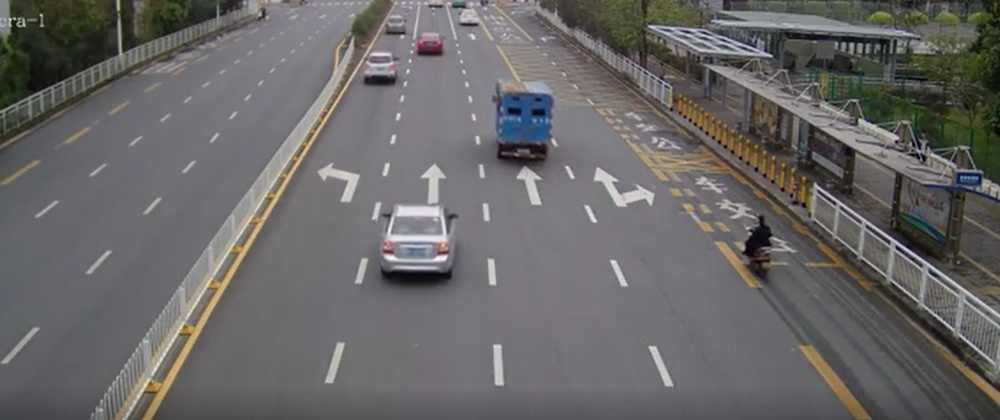
#> input picture car.jpg, 1000 x 420 px, shrunk from 1624 x 682 before the run, given in place of the camera
$ python canshift.py
#> lines starting #> are read from the running program, lines starting #| are printed output that depends on the picture; after the words box and inside, x2 and y2 are one past the last pixel; in counts of white or black regions, pixels touching at a corner belong together
import cv2
import numpy as np

# 设置初始化的窗口位置
r,h,c,w = 0,100,0,100 # 设置初试窗口位置和大小
track_window = (c,r,w,h)

cap = cv2.VideoCapture(0)

ret, frame= cap.read()
#> frame is the input picture: shape (420, 1000, 3); mean B, G, R 102.8, 103.1, 104.8

# 设置追踪的区域
roi = frame[r:r+h, c:c+w]
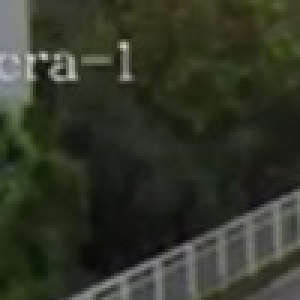
#> roi: shape (100, 100, 3) (shown 3 times larger); mean B, G, R 40.8, 53.9, 50
# roi区域的hsv图像
hsv_roi = cv2.cvtColor(frame, cv2.COLOR_BGR2HSV)
#> hsv_roi: shape (420, 1000, 3); mean H, S, V 96, 25.5, 108.3
# 取值hsv值在(0,60,32)到(180,255,255)之间的部分
mask = cv2.inRange(hsv_roi, np.array((0., 60.,32.)), np.array((180.,255.,255.)))
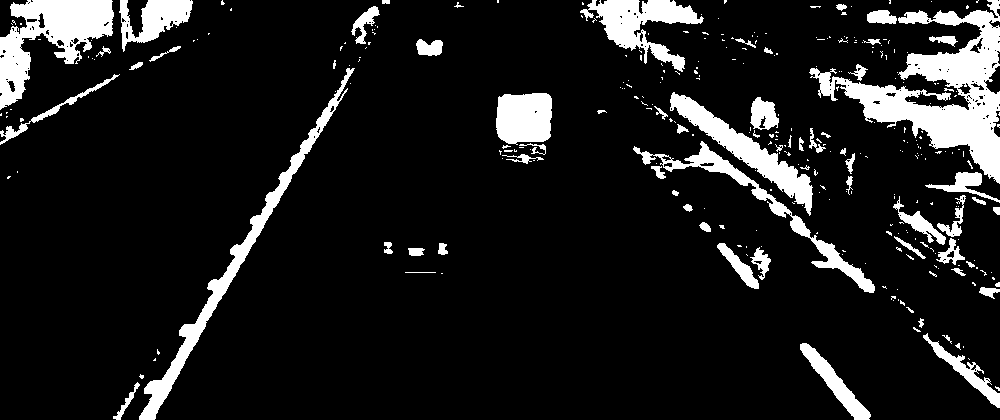
#> mask: shape (420, 1000); 11.4% white; 315 white regions (248 under 20 px), largest, box (x1, y1, x2, y2) and area: (809, 0, 1000, 184) 11396, (0, 0, 114, 110) 5649, (139, 68, 355, 420) 4608
# 计算直方图,参数为 图片(可多)，通道数，蒙板区域，直方图长度，范围
roi_hist = cv2.calcHist([hsv_roi],[0],mask,[180],[0,180])
#> roi_hist = 180 values, max 2934 at index 35, min 0 at index 126, mean 266
# 归一化
cv2.normalize(roi_hist,roi_hist,0,255,cv2.NORM_MINMAX)

# 设置终止条件，迭代10次或者至少移动1次
term_crit = ( cv2.TERM_CRITERIA_EPS | cv2.TERM_CRITERIA_COUNT, 10, 1 )

while(1):
    ret, frame = cap.read()
    if ret == True:
        # 计算每一帧的hsv图像
        hsv = cv2.cvtColor(frame, cv2.COLOR_BGR2HSV)
        # 计算反向投影
        dst = cv2.calcBackProject([hsv],[0],roi_hist,[0,180],1)
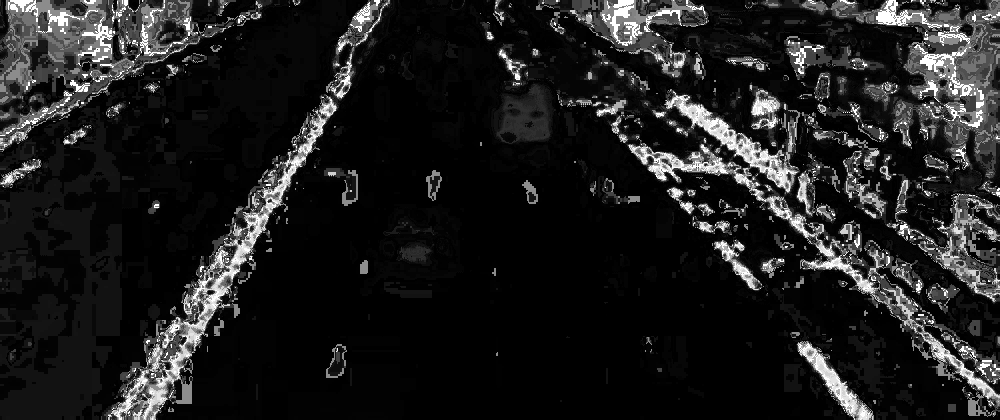
#> dst: shape (420, 1000); min 0, max 255, mean 30.2

        # 调用meanShift算法在dst中寻找目标窗口，找到后返回目标窗口
        ret, track_window = cv2.CamShift(dst, track_window, term_crit)
#> ret = ((65, 63.5), (132.2, 136.1), 70.62); track_window = (0, 0, 130, 127)
        # Draw it on image
        pts = cv2.boxPoints(ret)
#> pts = [[-21.13, 23.71], [107.3, -21.45], [151.1, 103.3], [22.74, 148.4]]
        pts = np.int0(pts)
#> pts = [[-21, 23], [107, -21], [151, 103], [22, 148]]
        img2 = cv2.polylines(frame,[pts],True, 255,2)
        cv2.imshow('img2',img2)


    if cv2.waitKey(1) & 0xFF == ord('q'):
#> (key q is pressed here)
        break
cap.release()
cv2.destroyAllWindows()

$ run again, on tsm.jpg
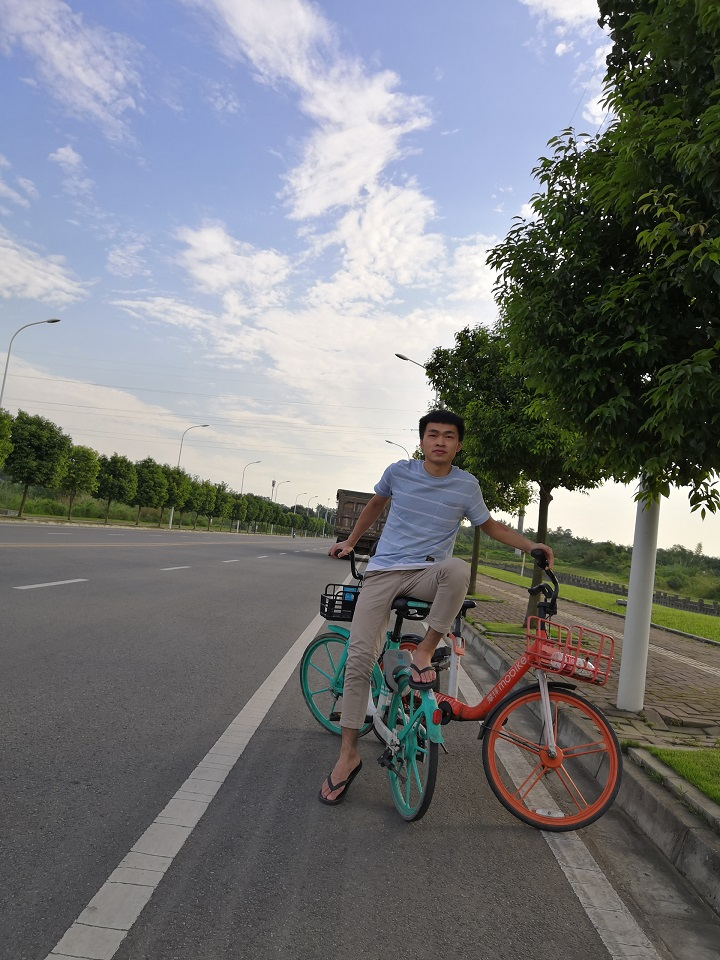
#> input picture tsm.jpg, 720 x 960 px, given in place of the camera
#> frame is the input picture: shape (960, 720, 3); mean B, G, R 123, 121, 118.9
#> hsv_roi: shape (960, 720, 3); mean H, S, V 70.2, 52.8, 132.5
#> `mask = cv2.inRange(hsv_roi, np.array((0., 60.,32.)), np.array((180.,25..`:
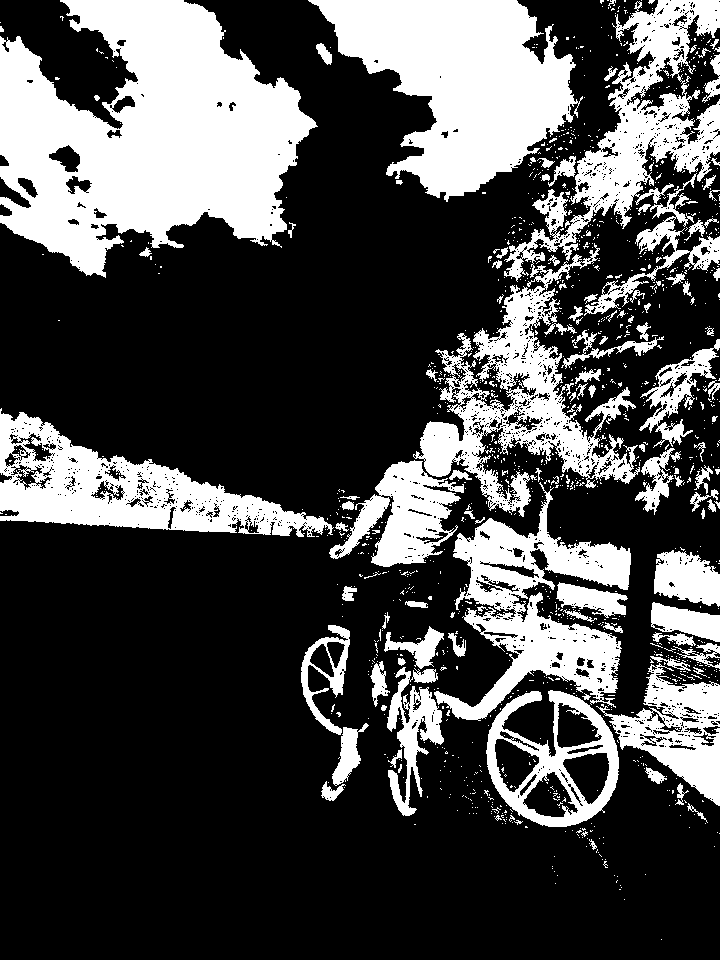
#> mask: shape (960, 720); 29.3% white; 1247 white regions (1130 under 20 px), largest, box (x1, y1, x2, y2) and area: (0, 0, 318, 278) 54067, (413, 0, 720, 517) 33396, (308, 0, 583, 202) 30139
#> roi_hist = 180 values, max 45035 at index 112, min 0 at index 58, mean 1125.8
#> `dst = cv2.calcBackProject([hsv],[0],roi_hist,[0,180],1)`:
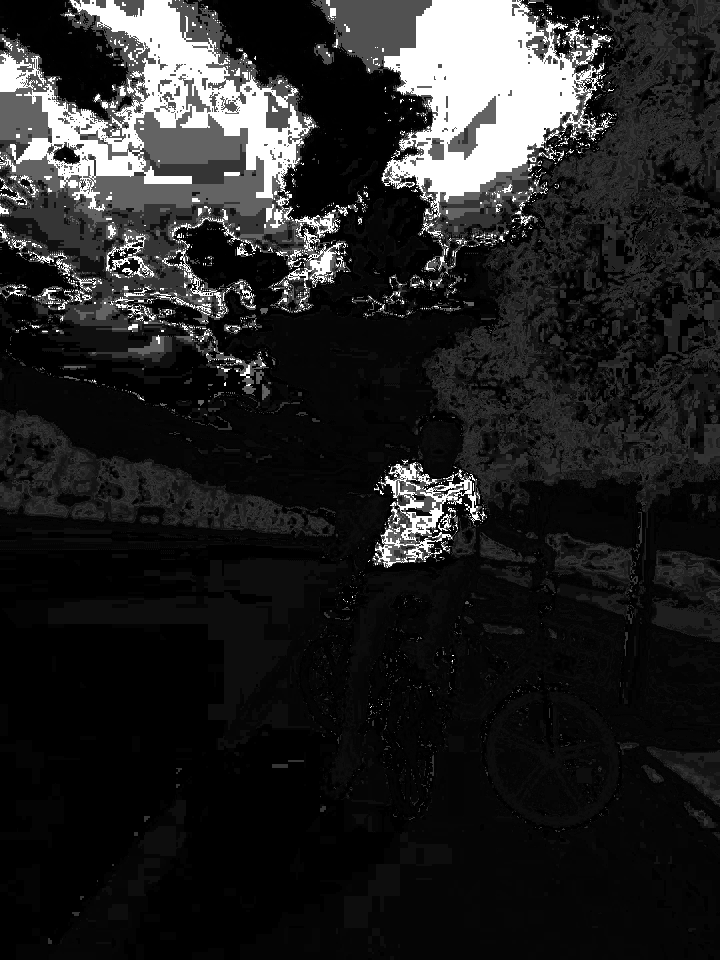
#> dst: shape (960, 720); min 0, max 255, mean 35.9
#> ret = ((60, 137), (109.2, 149.3), 127.9); track_window = (0, 90, 120, 94)
#> `pts = cv2.boxPoints(ret)`: pts = [[34.63, 48.05], [152.5, 139.8], [85.37, 225.9], [-32.46, 134.2]]
#> `pts = np.int0(pts)`: pts = [[34, 48], [152, 139], [85, 225], [-32, 134]]

$ run again, on tsm_res.jpg
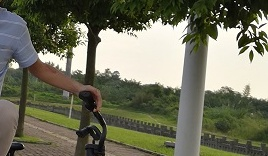
#> input picture tsm_res.jpg, 268 x 156 px, given in place of the camera
#> frame is the input picture: shape (156, 268, 3); mean B, G, R 94.7, 113.9, 113.3
#> hsv_roi: shape (156, 268, 3); mean H, S, V 35.9, 76.2, 117.4
#> `mask = cv2.inRange(hsv_roi, np.array((0., 60.,32.)), np.array((180.,25..`:
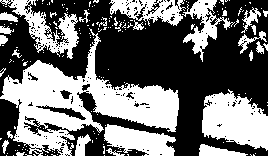
#> mask: shape (156, 268); 43.1% white; 180 white regions (152 under 20 px), largest, box (x1, y1, x2, y2) and area: (0, 28, 179, 156) 8134, (202, 89, 268, 151) 2749, (0, 0, 79, 59) 1507
#> roi_hist = 180 values, max 2581 at index 35, min 0 at index 54, mean 100.1
#> ret = ((64, 78), (121.9, 158.1), 9.71); track_window = (3, 0, 122, 156)
#> `pts = cv2.boxPoints(ret)`: pts = [[-9.38, 145.6], [17.27, -10.19], [137.4, 10.35], [110.7, 166.2]]
#> `pts = np.int0(pts)`: pts = [[-9, 145], [17, -10], [137, 10], [110, 166]]
#> `img2 = cv2.polylines(frame,[pts],True, 255,2)`:
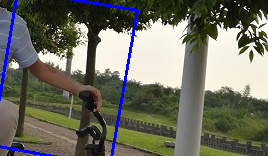
#> img2: shape (156, 268, 3); mean B, G, R 99, 111.4, 110.8
